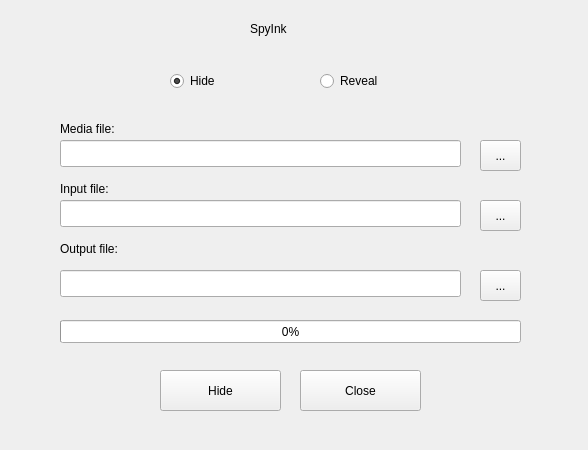
<?xml version="1.0" encoding="UTF-8"?>
<ui version="4.0">
 <class>MainWindow</class>
 <widget class="QMainWindow" name="MainWindow">
  <property name="geometry">
   <rect>
    <x>0</x>
    <y>0</y>
    <width>588</width>
    <height>450</height>
   </rect>
  </property>
  <property name="windowTitle">
   <string>SpyInk</string>
  </property>
  <widget class="QWidget" name="centralWidget">
   <widget class="QLabel" name="AppName">
    <property name="geometry">
     <rect>
      <x>250</x>
      <y>20</y>
      <width>67</width>
      <height>17</height>
     </rect>
    </property>
    <property name="text">
     <string>SpyInk</string>
    </property>
   </widget>
   <widget class="QRadioButton" name="radio_hide">
    <property name="geometry">
     <rect>
      <x>170</x>
      <y>70</y>
      <width>117</width>
      <height>22</height>
     </rect>
    </property>
    <property name="text">
     <string>Hide</string>
    </property>
    <property name="checked">
     <bool>true</bool>
    </property>
   </widget>
   <widget class="QRadioButton" name="radio_reveal">
    <property name="geometry">
     <rect>
      <x>320</x>
      <y>70</y>
      <width>117</width>
      <height>22</height>
     </rect>
    </property>
    <property name="text">
     <string>Reveal</string>
    </property>
   </widget>
   <widget class="QProgressBar" name="progressBar">
    <property name="geometry">
     <rect>
      <x>60</x>
      <y>320</y>
      <width>461</width>
      <height>23</height>
     </rect>
    </property>
    <property name="value">
     <number>0</number>
    </property>
   </widget>
   <widget class="QPushButton" name="action">
    <property name="geometry">
     <rect>
      <x>160</x>
      <y>370</y>
      <width>121</width>
      <height>41</height>
     </rect>
    </property>
    <property name="text">
     <string>Hide</string>
    </property>
   </widget>
   <widget class="QLabel" name="label">
    <property name="geometry">
     <rect>
      <x>60</x>
      <y>120</y>
      <width>81</width>
      <height>17</height>
     </rect>
    </property>
    <property name="text">
     <string>Media file:</string>
    </property>
   </widget>
   <widget class="QLabel" name="label_2">
    <property name="geometry">
     <rect>
      <x>60</x>
      <y>180</y>
      <width>67</width>
      <height>17</height>
     </rect>
    </property>
    <property name="text">
     <string>Input file:</string>
    </property>
   </widget>
   <widget class="QLabel" name="label_3">
    <property name="geometry">
     <rect>
      <x>60</x>
      <y>240</y>
      <width>81</width>
      <height>17</height>
     </rect>
    </property>
    <property name="text">
     <string>Output file:</string>
    </property>
   </widget>
   <widget class="QPushButton" name="close">
    <property name="geometry">
     <rect>
      <x>300</x>
      <y>370</y>
      <width>121</width>
      <height>41</height>
     </rect>
    </property>
    <property name="text">
     <string>Close</string>
    </property>
   </widget>
   <widget class="QLineEdit" name="media_edit">
    <property name="geometry">
     <rect>
      <x>60</x>
      <y>140</y>
      <width>401</width>
      <height>27</height>
     </rect>
    </property>
   </widget>
   <widget class="QLineEdit" name="input_edit">
    <property name="geometry">
     <rect>
      <x>60</x>
      <y>200</y>
      <width>401</width>
      <height>27</height>
     </rect>
    </property>
   </widget>
   <widget class="QLineEdit" name="output_edit">
    <property name="geometry">
     <rect>
      <x>60</x>
      <y>270</y>
      <width>401</width>
      <height>27</height>
     </rect>
    </property>
   </widget>
   <widget class="QToolButton" name="media_file">
    <property name="geometry">
     <rect>
      <x>480</x>
      <y>140</y>
      <width>41</width>
      <height>31</height>
     </rect>
    </property>
    <property name="text">
     <string>...</string>
    </property>
   </widget>
   <widget class="QToolButton" name="input_file">
    <property name="geometry">
     <rect>
      <x>480</x>
      <y>200</y>
      <width>41</width>
      <height>31</height>
     </rect>
    </property>
    <property name="text">
     <string>...</string>
    </property>
   </widget>
   <widget class="QToolButton" name="output_file">
    <property name="geometry">
     <rect>
      <x>480</x>
      <y>270</y>
      <width>41</width>
      <height>31</height>
     </rect>
    </property>
    <property name="text">
     <string>...</string>
    </property>
   </widget>
  </widget>
 </widget>
 <layoutdefault spacing="6" margin="11"/>
 <resources/>
 <connections/>
</ui>
